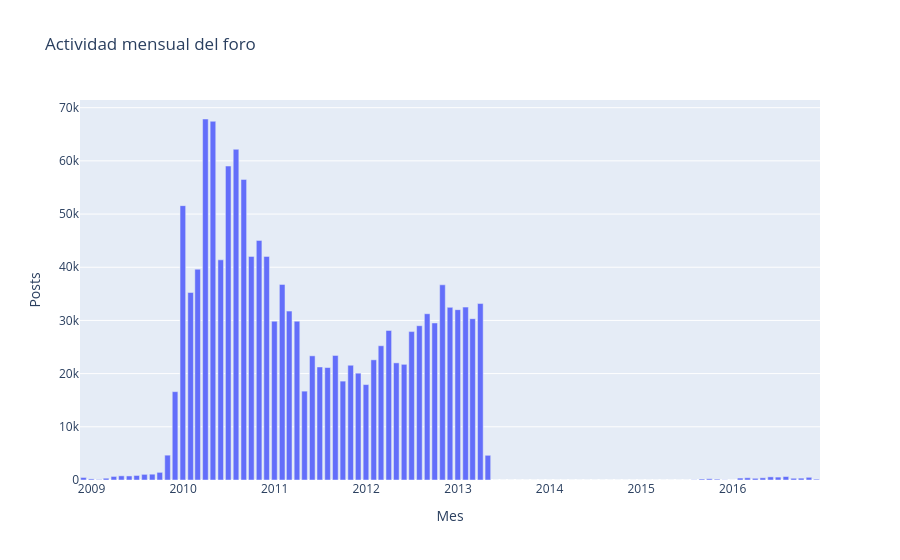

The notebook cell saved with this chart:
### Markdown cell above
## 3. Análisis temporal — ¿cuándo estaba activo el foro?

Los patrones temporales revelan mucho sobre una comunidad:
- **Ciclo de vida**: cuándo creció, cuándo murió
- **Horario de actividad**: inferencia de timezone (independientemente de lo que declare el usuario)
- **Eventos externos**: picos de actividad correlacionan con eventos reales

Recordatorio importante: filtramos posts con fechas anteriores a 2000 porque algunos registros tienen timestamp=0 (corrupto), que pandas interpreta como 1970-01-01. Comprobado sobre el dataset real: el único registro con timestamp corrupto (año 1970) pertenece a `Crdshop.su_2016.11.07`, no a `Carder.pro_2013.04` — así que en el subset que ya filtramos arriba ni siquiera aparece. Mantenemos el filtro `year >= 2000` de todos modos, como salvaguarda defensiva ante futuros datos.

### Code cell
date_col = 'post_date' if 'post_date' in posts.columns else 'dateline'

df_time = posts.copy()
# pd.to_datetime convierte la columna de fecha (que puede venir como texto o número)
# en un tipo de fecha real que pandas entiende. '.dt' es el accesor que permite
# leer partes de una fecha (año, hora, etc.) de toda la columna a la vez.
df_time['date'] = pd.to_datetime(df_time[date_col], errors='coerce', utc=True)
df_time = df_time[df_time['date'].dt.year >= 2000]  # Filtrar epoch-0

# Actividad mensual
# .set_index('date') pone la columna de fecha como índice de la tabla.
# .resample('ME') agrupa las filas por mes (Month End) — es como un .groupby
# pero especializado en fechas — y .size() cuenta cuántas filas cayeron en cada mes.
monthly = df_time.set_index('date').resample('ME').size().reset_index()
monthly.columns = ['mes', 'posts']

fig = px.bar(monthly, x='mes', y='posts',
             title='Actividad mensual del foro',
             labels={'mes': 'Mes', 'posts': 'Posts'})
fig.show()

### Figure 1 — Plotly figure (JSON) as saved in the notebook; plotly's stock layout.template omitted (floating-point values rounded to 4 significant figures)
{"data": [{"hovertemplate": "Mes=%{x}<br>Posts=%{y}<extra></extra>", "legendgroup": "", "marker": {"color": "#636efa", "pattern": {"shape": ""}}, "name": "", "orientation": "v", "showlegend": false, "textposition": "auto", "type": "bar", "x": ["2008-11-30T00:00:00", "2008-12-31T00:00:00", "2009-01-31T00:00:00", "2009-02-28T00:00:00", "2009-03-31T00:00:00", "2009-04-30T00:00:00", "2009-05-31T00:00:00", "2009-06-30T00:00:00", "2009-07-31T00:00:00", "2009-08-31T00:00:00", "2009-09-30T00:00:00", "2009-10-31T00:00:00", "2009-11-30T00:00:00", "2009-12-31T00:00:00", "2010-01-31T00:00:00", "2010-02-28T00:00:00", "2010-03-31T00:00:00", "2010-04-30T00:00:00", "2010-05-31T00:00:00", "2010-06-30T00:00:00", "2010-07-31T00:00:00", "2010-08-31T00:00:00", "2010-09-30T00:00:00", "2010-10-31T00:00:00", "2010-11-30T00:00:00", "2010-12-31T00:00:00", "2011-01-31T00:00:00", "2011-02-28T00:00:00", "2011-03-31T00:00:00", "2011-04-30T00:00:00", "2011-05-31T00:00:00", "2011-06-30T00:00:00", "2011-07-31T00:00:00", "2011-08-31T00:00:00", "2011-09-30T00:00:00", "2011-10-31T00:00:00", "2011-11-30T00:00:00", "2011-12-31T00:00:00", "2012-01-31T00:00:00", "2012-02-29T00:00:00", "2012-03-31T00:00:00", "2012-04-30T00:00:00", "2012-05-31T00:00:00", "2012-06-30T00:00:00", "2012-07-31T00:00:00", "2012-08-31T00:00:00", "2012-09-30T00:00:00", "2012-10-31T00:00:00", "2012-11-30T00:00:00", "2012-12-31T00:00:00", "2013-01-31T00:00:00", "2013-02-28T00:00:00", "2013-03-31T00:00:00", "2013-04-30T00:00:00", "2013-05-31T00:00:00", "2013-06-30T00:00:00", "2013-07-31T00:00:00", "2013-08-31T00:00:00", "2013-09-30T00:00:00", "2013-10-31T00:00:00", "2013-11-30T00:00:00", "2013-12-31T00:00:00", "2014-01-31T00:00:00", "2014-02-28T00:00:00", "2014-03-31T00:00:00", "2014-04-30T00:00:00", "2014-05-31T00:00:00", "2014-06-30T00:00:00", "2014-07-31T00:00:00", "2014-08-31T00:00:00", "2014-09-30T00:00:00", "2014-10-31T00:00:00", "2014-11-30T00:00:00", "2014-12-31T00:00:00", "2015-01-31T00:00:00", "2015-02-28T00:00:00", "2015-03-31T00:00:00", "2015-04-30T00:00:00", "2015-05-31T00:00:00", "2015-06-30T00:00:00", "2015-07-31T00:00:00", "2015-08-31T00:00:00", "2015-09-30T00:00:00", "2015-10-31T00:00:00", "2015-11-30T00:00:00", "2015-12-31T00:00:00", "2016-01-31T00:00:00", "2016-02-29T00:00:00", "2016-03-31T00:00:00", "2016-04-30T00:00:00", "2016-05-31T00:00:00", "2016-06-30T00:00:00", "2016-07-31T00:00:00", "2016-08-31T00:00:00", "2016-09-30T00:00:00", "2016-10-31T00:00:00", "2016-11-30T00:00:00"], "xaxis": "x", "y": [477, 204, 85, 335, 672, 786, 762, 853, 1061, 1093, 1438, 4670, 16609, 51582, 35245, 39637, 67871, 67440, 41392, 59029, 62177, 56516, 42040, 45050, 42043, 29860, 36774, 31753, 29866, 16707, 23346, 21251, 21146, 23414, 18590, 21575, 20083, 17942, 22594, 25238, 28116, 22024, 21746, 27904, 29008, 31260, 29522, 36700, 32457, 32026, 32502, 30332, 33174, 4643, 0, 0, 0, 0, 0, 0, 0, 0, 0, 0, 0, 0, 0, 0, 0, 0, 0, 0, 0, 0, 0, 0, 0, 0, 0, 0, 37, 183, 235, 158, 35, 0, 365, 421, 317, 412, 591, 545, 649, 324, 348, 505, 156], "yaxis": "y"}], "layout": {"barmode": "relative", "legend": {"tracegroupgap": 0}, "title": {"text": "Actividad mensual del foro"}, "xaxis": {"anchor": "y", "domain": [0.0, 1.0], "title": {"text": "Mes"}}, "yaxis": {"anchor": "x", "domain": [0.0, 1.0], "title": {"text": "Posts"}}}}
